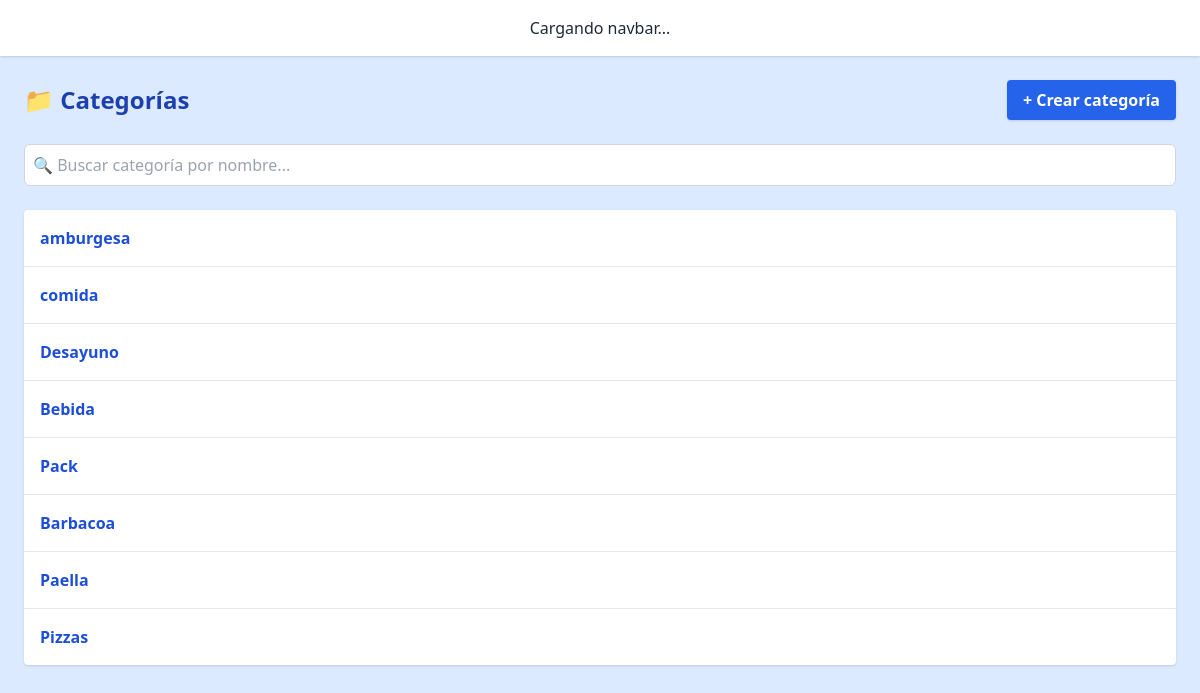
The page /category/list/ on the database as committed earlier.
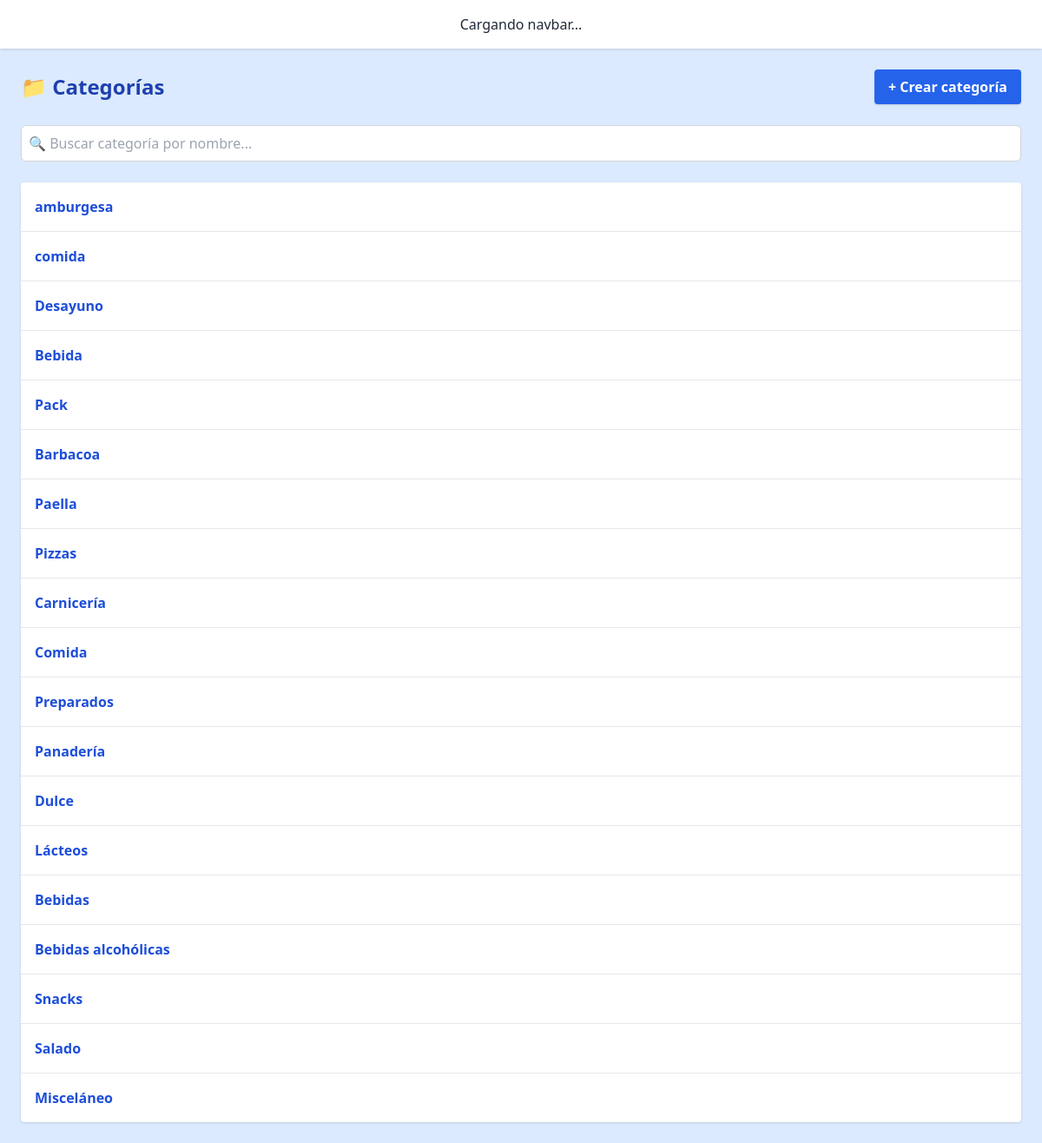
The same page on the database as committed later.
### core/models/category.py (models this page shows, shortened)
class Category(models.Model):
    name = models.CharField(max_length=100, primary_key=True)
    parent = models.ForeignKey(
        'self', null=True, blank=True,
        on_delete=models.CASCADE,
        related_name='children'
    )

### core/views.py (the view)
# urls.py: path('category/list/', category_list_view, name='category_list'),
def category_list_view(request):
    query = request.GET.get("search", "")
    categories = Category.objects.all()
    if query:
        categories = categories.filter(name__icontains=query)
    context = {
        "items": categories
    }
    if request.headers.get("HX-Request"):
        return render(request, "core/fragments/category_table.html", context)
    return render(request, "core/category_list.html", context)

### core/templates/core/category_list.html
{% extends "base.html" %}
{% block content %}
<div class="flex justify-between items-center mb-6">
  <h2 class="text-2xl font-bold text-blue-800">📁 Categorías</h2>
  <a href="{% url 'category_create' %}/" class="bg-blue-600 hover:bg-blue-700 text-white font-semibold px-4 py-2 rounded shadow">
    + Crear categoría
  </a>
</div>
<div class="flex flex-col md:flex-row justify-between items-center mb-6 gap-4">
  <input
    type="text"
    name="search"
    placeholder="🔍 Buscar categoría por nombre..."
    value="{{ request.GET.search }}"
    class="w-full p-2 border border-gray-300 rounded-md focus:outline-none focus:ring-2 focus:ring-blue-500"
    hx-get="{% url 'category_list' %}"
    hx-trigger="keyup changed delay:300ms"
    hx-target="#category-list"
    hx-include="[name='search']"
  >
</div>
<div id="category-list">
  {% include "core/fragments/category_table.html" %}
</div>
{% endblock %}

### core/templates/core/fragments/category_table.html (shortened to what this page needs)
<ul class="bg-white rounded shadow divide-y divide-gray-200">
    {% for category in items %}
      <li class="p-4 flex justify-between items-center hover:bg-gray-50 transition">
        <a href="{% url 'category_detail' category.name %}" class="text-blue-700 font-semibold">{{ category.name }}</a>
      </li>
    {% empty %}
      <li class="p-4 text-gray-500 text-center">No hay categorías registradas.</li>
    {% endfor %}
  </ul>

Rows that differ between the two databases and show on the page:
added Category: name "Carnicería"
added Category: name "Comida"
added Category: name "Preparados"
added Category: name "Panadería"
added Category: name "Dulce"
added Category: name "Lácteos"
added Category: name "Bebidas"
added Category: name "Bebidas alcohólicas"
added Category: name "Snacks"
added Category: name "Salado"
added Category: name "Misceláneo"
